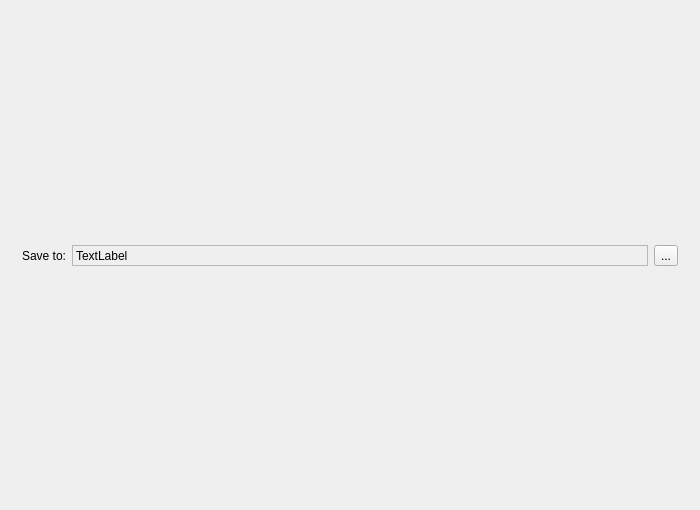
<?xml version="1.0" encoding="UTF-8"?>
<ui version="4.0">
 <class>PageBundleSaver</class>
 <widget class="QWizardPage" name="PageBundleSaver">
  <property name="geometry">
   <rect>
    <x>0</x>
    <y>0</y>
    <width>700</width>
    <height>510</height>
   </rect>
  </property>
  <property name="sizePolicy">
   <sizepolicy hsizetype="Minimum" vsizetype="Expanding">
    <horstretch>0</horstretch>
    <verstretch>0</verstretch>
   </sizepolicy>
  </property>
  <property name="windowTitle">
   <string>WizardPage</string>
  </property>
  <layout class="QVBoxLayout" name="verticalLayout">
   <item>
    <layout class="QFormLayout" name="formLayout">
     <property name="labelAlignment">
      <set>Qt::AlignRight|Qt::AlignTrailing|Qt::AlignVCenter</set>
     </property>
     <property name="formAlignment">
      <set>Qt::AlignLeading|Qt::AlignLeft|Qt::AlignVCenter</set>
     </property>
     <property name="leftMargin">
      <number>11</number>
     </property>
     <property name="topMargin">
      <number>11</number>
     </property>
     <property name="rightMargin">
      <number>11</number>
     </property>
     <property name="bottomMargin">
      <number>11</number>
     </property>
     <item row="2" column="0">
      <widget class="QLabel" name="label_2">
       <property name="text">
        <string>Save to:</string>
       </property>
      </widget>
     </item>
     <item row="2" column="1">
      <layout class="QHBoxLayout" name="horizontalLayout">
       <item>
        <widget class="QLabel" name="lblSaveLocation">
         <property name="sizePolicy">
          <sizepolicy hsizetype="MinimumExpanding" vsizetype="Minimum">
           <horstretch>0</horstretch>
           <verstretch>0</verstretch>
          </sizepolicy>
         </property>
         <property name="minimumSize">
          <size>
           <width>0</width>
           <height>20</height>
          </size>
         </property>
         <property name="maximumSize">
          <size>
           <width>16777215</width>
           <height>25</height>
          </size>
         </property>
         <property name="frameShape">
          <enum>QFrame::StyledPanel</enum>
         </property>
         <property name="frameShadow">
          <enum>QFrame::Sunken</enum>
         </property>
         <property name="text">
          <string>TextLabel</string>
         </property>
         <property name="alignment">
          <set>Qt::AlignLeading|Qt::AlignLeft|Qt::AlignVCenter</set>
         </property>
         <property name="margin">
          <number>0</number>
         </property>
        </widget>
       </item>
       <item>
        <widget class="QToolButton" name="bnSelectSaveLocation">
         <property name="text">
          <string>...</string>
         </property>
        </widget>
       </item>
      </layout>
     </item>
    </layout>
   </item>
  </layout>
 </widget>
 <resources/>
 <connections/>
</ui>
